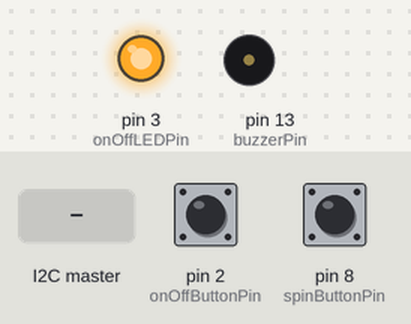
Recording of a sketch running on a simulated Arduino Uno, built with avr-gcc and run on an emulated ATmega328P. Parts: output pins drawn as LEDs (lit = HIGH), buzzer (waves = sounding). Dashed ring = blinking. Inputs (shaded band) come from the test bench; at power-on: pin 2 (onOffButtonPin) LOW, pin 8 (spinButtonPin) LOW. What the sketch prints to the serial monitor is not drawn.

Above: at 1.2 s.
1.3 s: pin 2 (onOffButtonPin) pulled HIGH for 3.2 s
At 4.7 s:
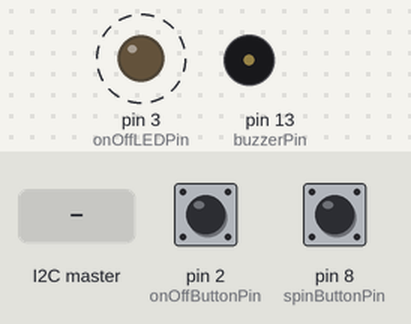
6.0 s: pin 2 (onOffButtonPin) pulled HIGH for 0.15 s
At 6.9 s:
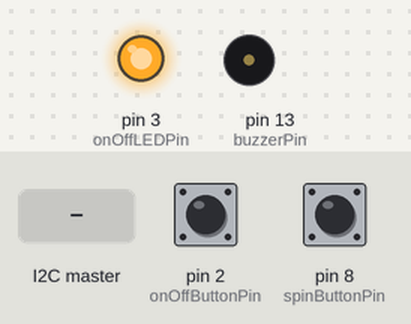
7.6 s: the I2C master sends the byte 1
At 8.3 s:
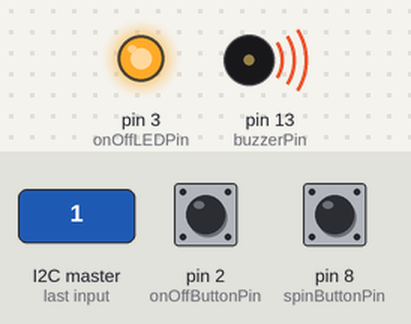
9.1 s: pin 2 (onOffButtonPin) pulled HIGH for 1 s
At 9.5 s:
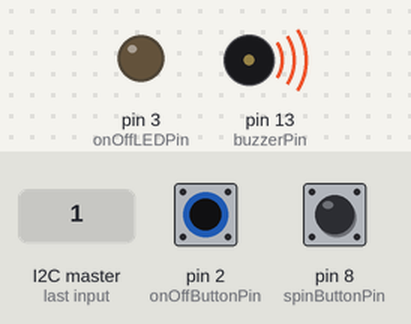
11.6 s: the I2C master sends the byte 0
At 12.5 s:
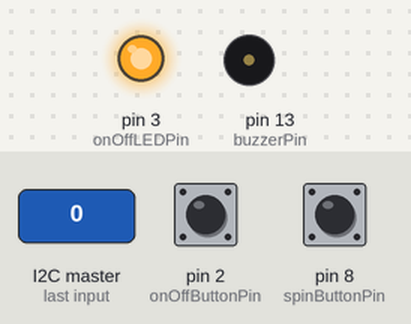
Timing chart, 0 to 14.1 s (numbered marks = the images above; inputs shaded):
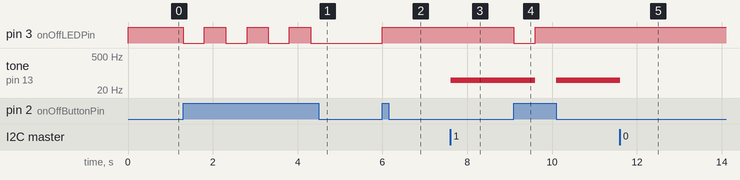

Measured:
- after the input at 1.3 s, pin 3 (onOffLEDPin): alternates HIGH for 0.50 s and LOW for 0.50 s, 7 changes in all, then stays LOW, starting at once
- after the input at 6.0 s, pin 3 (onOffLEDPin): LOW → HIGH at once
- after the input at 7.6 s, tone on pin 13 (buzzerPin): silent → 50 Hz at once
- after the input at 9.1 s, pin 3 (onOffLEDPin): HIGH → LOW at once, → HIGH 0.50 s later; tone on pin 13 (buzzerPin): 50 Hz → silent after 0.50 s, → 50 Hz 0.50 s later
- after the input at 11.6 s, tone on pin 13 (buzzerPin): 50 Hz → silent at once

The sketch:

slave1-pArduinoBuzzer.ino
```cpp
#include <Wire.h>

// system
byte systemOn = 1;
int onOffButtonPin = 2;
int onOffLEDPin = 3;
bool canTurnOnOff = true;

// buzzer
int buzzerPin = 13;
byte buzz;
int freq = 50;

// mobile
byte spin = 0;
int spinButtonPin = 8;
bool spinButtonPress = false;
unsigned long spinButtonPressTime;
unsigned long spinButtonCD = 500;

// Code adapted from: https://forum.arduino.cc/t/solved-sending-array-data-with-i2c/537012/2, Author: GolamMostafa
byte onOffSpinArray[2] = {0x1, 0x0};


void setup() {
  Serial.begin(9600);
  // I2C
  Wire.begin(1);
  Wire.onReceive(DataReceived);
  Wire.onRequest(DataRequested);

  // system
  pinMode(onOffButtonPin, INPUT);
  pinMode(onOffLEDPin, OUTPUT);
  digitalWrite(onOffLEDPin, HIGH);

  // buzzer
  pinMode(buzzerPin, OUTPUT);

  // mobile
  pinMode(spinButtonPin, INPUT);


}

void loop() {
  OnOffToggle();
  CheckMobileButton();
  if (systemOn == 1) {
    BuzzerProcedure(buzz);
  } else {
    noTone(buzzerPin);
  }
}


void OnOffToggle() {
  if (digitalRead(onOffButtonPin) == HIGH && canTurnOnOff) {
    canTurnOnOff = false;
    if (systemOn == 1) {
      systemOn = 0;
      digitalWrite(onOffLEDPin, LOW);
    } else {
      systemOn = 1;
      digitalWrite(onOffLEDPin, HIGH);
    }
    AllowOnOff(millis());
  }
}


void AllowOnOff(unsigned long timeToggled) {
  if (millis() > timeToggled + 500) {
    canTurnOnOff = true;
  } else {
    AllowOnOff(timeToggled);
  }
}


void CheckMobileButton() {
  if (digitalRead(spinButtonPin) == HIGH && millis() > spinButtonPressTime + spinButtonCD) {
    spinButtonPressTime = millis();
    if (spin == 1) {
      spin = 0;
    } else {
      spin = 1;
    }
  }
}


// Code adapted from: https://www.instructables.com/Interfacing-Buzzer-to-Arduino/; Author: Autodesk Instructables; Date used: 3/12/2023
void BuzzerProcedure(byte on){
  Serial.println(on);
  if (on == 1){
    tone(buzzerPin, freq);
  } else {
    noTone(buzzerPin);
  }
}


void DataReceived() {
  buzz = Wire.read();
}


void DataRequested() { // send system on/off state and whether the mobile should spin as a list of bytes
  if (systemOn == 1) {
    onOffSpinArray[0] = 0x1;
  } else {
    onOffSpinArray[0] = 0x0;
  }
  if (spin == 1) {
    onOffSpinArray[1] = 0x1;
  } else {
    onOffSpinArray[1] = 0x0;
  }
  Wire.write(onOffSpinArray, 2);
}
```
